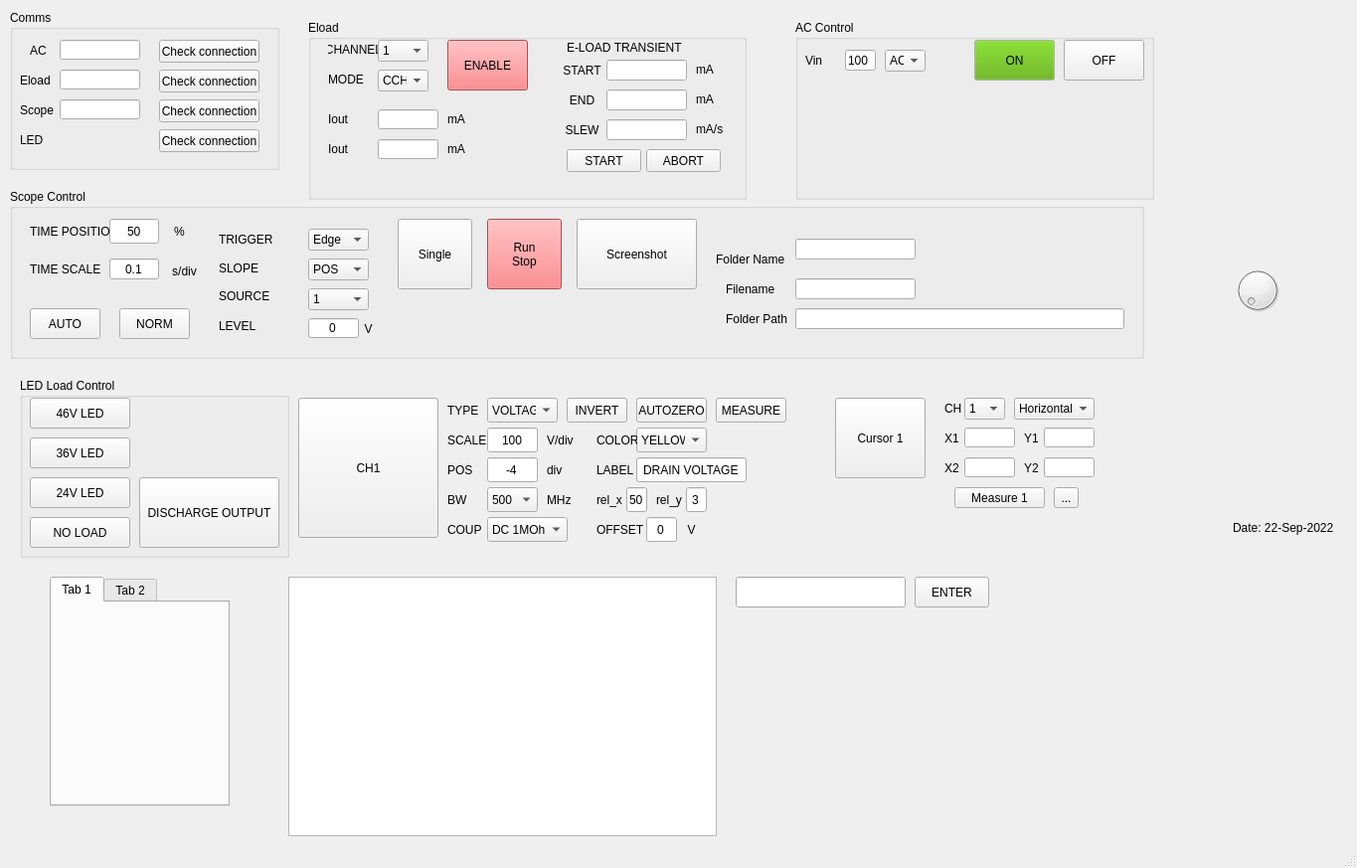
<?xml version="1.0" encoding="UTF-8"?>
<ui version="4.0">
 <class>MainWindow</class>
 <widget class="QMainWindow" name="MainWindow">
  <property name="geometry">
   <rect>
    <x>0</x>
    <y>0</y>
    <width>1365</width>
    <height>873</height>
   </rect>
  </property>
  <property name="windowTitle">
   <string>MainWindow</string>
  </property>
  <property name="autoFillBackground">
   <bool>true</bool>
  </property>
  <property name="styleSheet">
   <string notr="true"/>
  </property>
  <widget class="QWidget" name="centralwidget">
   <widget class="QLabel" name="date_label">
    <property name="geometry">
     <rect>
      <x>1240</x>
      <y>520</y>
      <width>101</width>
      <height>21</height>
     </rect>
    </property>
    <property name="text">
     <string>Date: 22-Sep-2022</string>
    </property>
   </widget>
   <widget class="QLabel" name="logo_label">
    <property name="geometry">
     <rect>
      <x>1140</x>
      <y>450</y>
      <width>201</width>
      <height>71</height>
     </rect>
    </property>
    <property name="styleSheet">
     <string notr="true"/>
    </property>
    <property name="text">
     <string/>
    </property>
    <property name="pixmap">
     <pixmap resource="logo.qrc">:/logo/pi-logo.png</pixmap>
    </property>
    <property name="scaledContents">
     <bool>true</bool>
    </property>
   </widget>
   <widget class="QGroupBox" name="led_control">
    <property name="geometry">
     <rect>
      <x>20</x>
      <y>380</y>
      <width>271</width>
      <height>181</height>
     </rect>
    </property>
    <property name="title">
     <string>LED Load Control</string>
    </property>
    <widget class="QPushButton" name="led_load_46V_button">
     <property name="geometry">
      <rect>
       <x>10</x>
       <y>20</y>
       <width>101</width>
       <height>31</height>
      </rect>
     </property>
     <property name="text">
      <string>46V LED</string>
     </property>
    </widget>
    <widget class="QPushButton" name="led_load_36V_button">
     <property name="geometry">
      <rect>
       <x>10</x>
       <y>60</y>
       <width>101</width>
       <height>31</height>
      </rect>
     </property>
     <property name="text">
      <string>36V LED</string>
     </property>
    </widget>
    <widget class="QPushButton" name="led_load_24V_button">
     <property name="geometry">
      <rect>
       <x>10</x>
       <y>100</y>
       <width>101</width>
       <height>31</height>
      </rect>
     </property>
     <property name="text">
      <string>24V LED</string>
     </property>
    </widget>
    <widget class="QPushButton" name="led_load_NL_button">
     <property name="geometry">
      <rect>
       <x>10</x>
       <y>140</y>
       <width>101</width>
       <height>31</height>
      </rect>
     </property>
     <property name="text">
      <string>NO LOAD</string>
     </property>
    </widget>
    <widget class="QPushButton" name="discharge_output_button">
     <property name="geometry">
      <rect>
       <x>120</x>
       <y>100</y>
       <width>141</width>
       <height>71</height>
      </rect>
     </property>
     <property name="styleSheet">
      <string notr="true"/>
     </property>
     <property name="text">
      <string>DISCHARGE OUTPUT</string>
     </property>
    </widget>
   </widget>
   <widget class="QGroupBox" name="ac_control">
    <property name="geometry">
     <rect>
      <x>800</x>
      <y>20</y>
      <width>361</width>
      <height>181</height>
     </rect>
    </property>
    <property name="title">
     <string>AC Control</string>
    </property>
    <widget class="QLabel" name="vin_label">
     <property name="geometry">
      <rect>
       <x>10</x>
       <y>30</y>
       <width>41</width>
       <height>21</height>
      </rect>
     </property>
     <property name="text">
      <string>Vin</string>
     </property>
    </widget>
    <widget class="QLineEdit" name="ac_input_voltage_textbox">
     <property name="geometry">
      <rect>
       <x>50</x>
       <y>30</y>
       <width>31</width>
       <height>21</height>
      </rect>
     </property>
     <property name="layoutDirection">
      <enum>Qt::LeftToRight</enum>
     </property>
     <property name="text">
      <string>100</string>
     </property>
    </widget>
    <widget class="QPushButton" name="ac_on_button">
     <property name="geometry">
      <rect>
       <x>180</x>
       <y>20</y>
       <width>81</width>
       <height>41</height>
      </rect>
     </property>
     <property name="palette">
      <palette>
       <active>
        <colorrole role="Button">
         <brush brushstyle="SolidPattern">
          <color alpha="255">
           <red>85</red>
           <green>170</green>
           <blue>0</blue>
          </color>
         </brush>
        </colorrole>
       </active>
       <inactive>
        <colorrole role="Button">
         <brush brushstyle="SolidPattern">
          <color alpha="255">
           <red>85</red>
           <green>170</green>
           <blue>0</blue>
          </color>
         </brush>
        </colorrole>
       </inactive>
       <disabled>
        <colorrole role="Button">
         <brush brushstyle="SolidPattern">
          <color alpha="255">
           <red>85</red>
           <green>170</green>
           <blue>0</blue>
          </color>
         </brush>
        </colorrole>
       </disabled>
      </palette>
     </property>
     <property name="text">
      <string>ON</string>
     </property>
    </widget>
    <widget class="QPushButton" name="ac_off_button">
     <property name="geometry">
      <rect>
       <x>270</x>
       <y>20</y>
       <width>81</width>
       <height>41</height>
      </rect>
     </property>
     <property name="text">
      <string>OFF</string>
     </property>
    </widget>
    <widget class="QComboBox" name="coupling_type_button">
     <property name="geometry">
      <rect>
       <x>90</x>
       <y>30</y>
       <width>41</width>
       <height>22</height>
      </rect>
     </property>
     <item>
      <property name="text">
       <string>AC</string>
      </property>
     </item>
     <item>
      <property name="text">
       <string>DC</string>
      </property>
     </item>
    </widget>
   </widget>
   <widget class="QGroupBox" name="eload_control">
    <property name="geometry">
     <rect>
      <x>310</x>
      <y>20</y>
      <width>441</width>
      <height>181</height>
     </rect>
    </property>
    <property name="title">
     <string>Eload</string>
    </property>
    <widget class="QComboBox" name="eload_mode_combobox">
     <property name="geometry">
      <rect>
       <x>70</x>
       <y>50</y>
       <width>51</width>
       <height>22</height>
      </rect>
     </property>
     <item>
      <property name="text">
       <string>CCH</string>
      </property>
     </item>
     <item>
      <property name="text">
       <string>CCDH</string>
      </property>
     </item>
     <item>
      <property name="text">
       <string>CCDL</string>
      </property>
     </item>
     <item>
      <property name="text">
       <string>CRDH</string>
      </property>
     </item>
     <item>
      <property name="text">
       <string>CRDL</string>
      </property>
     </item>
     <item>
      <property name="text">
       <string>CCL</string>
      </property>
     </item>
     <item>
      <property name="text">
       <string>CRH</string>
      </property>
     </item>
     <item>
      <property name="text">
       <string>CRL</string>
      </property>
     </item>
     <item>
      <property name="text">
       <string>LEDH</string>
      </property>
     </item>
     <item>
      <property name="text">
       <string>LEDL</string>
      </property>
     </item>
     <item>
      <property name="text">
       <string>CV</string>
      </property>
     </item>
    </widget>
    <widget class="QPushButton" name="eload_enable_button">
     <property name="geometry">
      <rect>
       <x>140</x>
       <y>20</y>
       <width>81</width>
       <height>51</height>
      </rect>
     </property>
     <property name="autoFillBackground">
      <bool>false</bool>
     </property>
     <property name="styleSheet">
      <string notr="true">QPushButton { background-color: rgb(255, 101, 104);
}</string>
     </property>
     <property name="text">
      <string>ENABLE</string>
     </property>
    </widget>
    <widget class="QLabel" name="eload_mode_label">
     <property name="geometry">
      <rect>
       <x>20</x>
       <y>50</y>
       <width>51</width>
       <height>20</height>
      </rect>
     </property>
     <property name="text">
      <string>MODE</string>
     </property>
     <property name="alignment">
      <set>Qt::AlignLeading|Qt::AlignLeft|Qt::AlignVCenter</set>
     </property>
    </widget>
    <widget class="QLabel" name="eload_iout_unit_label">
     <property name="geometry">
      <rect>
       <x>140</x>
       <y>90</y>
       <width>51</width>
       <height>20</height>
      </rect>
     </property>
     <property name="text">
      <string>mA</string>
     </property>
    </widget>
    <widget class="QLabel" name="eload_channel_label">
     <property name="geometry">
      <rect>
       <x>20</x>
       <y>20</y>
       <width>51</width>
       <height>20</height>
      </rect>
     </property>
     <property name="text">
      <string>CHANNEL</string>
     </property>
     <property name="alignment">
      <set>Qt::AlignCenter</set>
     </property>
    </widget>
    <widget class="QLabel" name="eload_iout_label">
     <property name="geometry">
      <rect>
       <x>20</x>
       <y>90</y>
       <width>51</width>
       <height>20</height>
      </rect>
     </property>
     <property name="text">
      <string>Iout</string>
     </property>
    </widget>
    <widget class="QLineEdit" name="eload_iout_textbox">
     <property name="geometry">
      <rect>
       <x>70</x>
       <y>90</y>
       <width>61</width>
       <height>20</height>
      </rect>
     </property>
    </widget>
    <widget class="QLabel" name="eload_iout_label_1">
     <property name="geometry">
      <rect>
       <x>20</x>
       <y>120</y>
       <width>51</width>
       <height>20</height>
      </rect>
     </property>
     <property name="text">
      <string>Iout</string>
     </property>
    </widget>
    <widget class="QLineEdit" name="eload_iout_textbox_1">
     <property name="geometry">
      <rect>
       <x>70</x>
       <y>120</y>
       <width>61</width>
       <height>20</height>
      </rect>
     </property>
    </widget>
    <widget class="QLabel" name="eload_iout_unit_label_1">
     <property name="geometry">
      <rect>
       <x>140</x>
       <y>120</y>
       <width>51</width>
       <height>20</height>
      </rect>
     </property>
     <property name="text">
      <string>mA</string>
     </property>
    </widget>
    <widget class="QComboBox" name="eload_channel_combobox">
     <property name="geometry">
      <rect>
       <x>70</x>
       <y>20</y>
       <width>51</width>
       <height>22</height>
      </rect>
     </property>
     <item>
      <property name="text">
       <string>1</string>
      </property>
     </item>
     <item>
      <property name="text">
       <string>2</string>
      </property>
     </item>
     <item>
      <property name="text">
       <string>3</string>
      </property>
     </item>
     <item>
      <property name="text">
       <string>4</string>
      </property>
     </item>
     <item>
      <property name="text">
       <string>5</string>
      </property>
     </item>
     <item>
      <property name="text">
       <string>6</string>
      </property>
     </item>
     <item>
      <property name="text">
       <string>7</string>
      </property>
     </item>
     <item>
      <property name="text">
       <string>8</string>
      </property>
     </item>
    </widget>
    <widget class="QLabel" name="eload_iout_unit_label_4">
     <property name="geometry">
      <rect>
       <x>390</x>
       <y>100</y>
       <width>51</width>
       <height>20</height>
      </rect>
     </property>
     <property name="text">
      <string>mA/s</string>
     </property>
    </widget>
    <widget class="QLabel" name="label_12">
     <property name="geometry">
      <rect>
       <x>250</x>
       <y>40</y>
       <width>51</width>
       <height>21</height>
      </rect>
     </property>
     <property name="text">
      <string>START</string>
     </property>
     <property name="alignment">
      <set>Qt::AlignCenter</set>
     </property>
    </widget>
    <widget class="QLabel" name="label_15">
     <property name="geometry">
      <rect>
       <x>260</x>
       <y>20</y>
       <width>121</width>
       <height>16</height>
      </rect>
     </property>
     <property name="text">
      <string>E-LOAD TRANSIENT</string>
     </property>
    </widget>
    <widget class="QPushButton" name="pushButton_2">
     <property name="geometry">
      <rect>
       <x>260</x>
       <y>130</y>
       <width>75</width>
       <height>23</height>
      </rect>
     </property>
     <property name="text">
      <string>START</string>
     </property>
    </widget>
    <widget class="QLineEdit" name="lineEdit_7">
     <property name="geometry">
      <rect>
       <x>300</x>
       <y>100</y>
       <width>81</width>
       <height>21</height>
      </rect>
     </property>
    </widget>
    <widget class="QLabel" name="eload_iout_unit_label_2">
     <property name="geometry">
      <rect>
       <x>390</x>
       <y>40</y>
       <width>51</width>
       <height>20</height>
      </rect>
     </property>
     <property name="text">
      <string>mA</string>
     </property>
    </widget>
    <widget class="QLabel" name="eload_iout_unit_label_3">
     <property name="geometry">
      <rect>
       <x>390</x>
       <y>70</y>
       <width>51</width>
       <height>20</height>
      </rect>
     </property>
     <property name="text">
      <string>mA</string>
     </property>
    </widget>
    <widget class="QLineEdit" name="lineEdit_5">
     <property name="geometry">
      <rect>
       <x>300</x>
       <y>40</y>
       <width>81</width>
       <height>21</height>
      </rect>
     </property>
    </widget>
    <widget class="QLineEdit" name="lineEdit_6">
     <property name="geometry">
      <rect>
       <x>300</x>
       <y>70</y>
       <width>81</width>
       <height>21</height>
      </rect>
     </property>
    </widget>
    <widget class="QLabel" name="label_14">
     <property name="geometry">
      <rect>
       <x>250</x>
       <y>100</y>
       <width>51</width>
       <height>21</height>
      </rect>
     </property>
     <property name="text">
      <string>SLEW</string>
     </property>
     <property name="alignment">
      <set>Qt::AlignCenter</set>
     </property>
    </widget>
    <widget class="QPushButton" name="pushButton_5">
     <property name="geometry">
      <rect>
       <x>340</x>
       <y>130</y>
       <width>75</width>
       <height>23</height>
      </rect>
     </property>
     <property name="text">
      <string>ABORT</string>
     </property>
    </widget>
    <widget class="QLabel" name="label_13">
     <property name="geometry">
      <rect>
       <x>250</x>
       <y>70</y>
       <width>51</width>
       <height>21</height>
      </rect>
     </property>
     <property name="text">
      <string>END</string>
     </property>
     <property name="alignment">
      <set>Qt::AlignCenter</set>
     </property>
    </widget>
   </widget>
   <widget class="QGroupBox" name="comms_box">
    <property name="geometry">
     <rect>
      <x>10</x>
      <y>10</y>
      <width>271</width>
      <height>161</height>
     </rect>
    </property>
    <property name="title">
     <string>Comms</string>
    </property>
    <widget class="QPushButton" name="comms_ac_button">
     <property name="geometry">
      <rect>
       <x>150</x>
       <y>30</y>
       <width>101</width>
       <height>23</height>
      </rect>
     </property>
     <property name="text">
      <string>Check connection</string>
     </property>
    </widget>
    <widget class="QLineEdit" name="eload_address_textbox">
     <property name="geometry">
      <rect>
       <x>50</x>
       <y>60</y>
       <width>81</width>
       <height>20</height>
      </rect>
     </property>
     <property name="alignment">
      <set>Qt::AlignCenter</set>
     </property>
    </widget>
    <widget class="QPushButton" name="comms_eload_button">
     <property name="geometry">
      <rect>
       <x>150</x>
       <y>60</y>
       <width>101</width>
       <height>23</height>
      </rect>
     </property>
     <property name="text">
      <string>Check connection</string>
     </property>
    </widget>
    <widget class="QLabel" name="ac_address_label">
     <property name="geometry">
      <rect>
       <x>20</x>
       <y>30</y>
       <width>31</width>
       <height>21</height>
      </rect>
     </property>
     <property name="text">
      <string>AC</string>
     </property>
    </widget>
    <widget class="QPushButton" name="comms_scope_button">
     <property name="geometry">
      <rect>
       <x>150</x>
       <y>90</y>
       <width>101</width>
       <height>23</height>
      </rect>
     </property>
     <property name="text">
      <string>Check connection</string>
     </property>
    </widget>
    <widget class="QLabel" name="eload_address_label">
     <property name="geometry">
      <rect>
       <x>10</x>
       <y>60</y>
       <width>41</width>
       <height>21</height>
      </rect>
     </property>
     <property name="text">
      <string>Eload</string>
     </property>
    </widget>
    <widget class="QLineEdit" name="scope_address_textbox">
     <property name="geometry">
      <rect>
       <x>50</x>
       <y>90</y>
       <width>81</width>
       <height>20</height>
      </rect>
     </property>
     <property name="alignment">
      <set>Qt::AlignCenter</set>
     </property>
    </widget>
    <widget class="QLabel" name="scope_address_label">
     <property name="geometry">
      <rect>
       <x>10</x>
       <y>90</y>
       <width>41</width>
       <height>21</height>
      </rect>
     </property>
     <property name="text">
      <string>Scope</string>
     </property>
    </widget>
    <widget class="QLineEdit" name="ac_address_textbox">
     <property name="geometry">
      <rect>
       <x>50</x>
       <y>30</y>
       <width>81</width>
       <height>20</height>
      </rect>
     </property>
     <property name="alignment">
      <set>Qt::AlignCenter</set>
     </property>
    </widget>
    <widget class="QLabel" name="led_address_label">
     <property name="geometry">
      <rect>
       <x>10</x>
       <y>120</y>
       <width>41</width>
       <height>21</height>
      </rect>
     </property>
     <property name="text">
      <string>LED</string>
     </property>
    </widget>
    <widget class="QPushButton" name="comms_led_button">
     <property name="geometry">
      <rect>
       <x>150</x>
       <y>120</y>
       <width>101</width>
       <height>23</height>
      </rect>
     </property>
     <property name="text">
      <string>Check connection</string>
     </property>
    </widget>
   </widget>
   <widget class="QGroupBox" name="scope_control">
    <property name="geometry">
     <rect>
      <x>10</x>
      <y>190</y>
      <width>1141</width>
      <height>171</height>
     </rect>
    </property>
    <property name="title">
     <string>Scope Control</string>
    </property>
    <widget class="QLabel" name="time_scale_label">
     <property name="geometry">
      <rect>
       <x>20</x>
       <y>70</y>
       <width>81</width>
       <height>21</height>
      </rect>
     </property>
     <property name="text">
      <string>TIME SCALE</string>
     </property>
    </widget>
    <widget class="QLineEdit" name="time_scale_textbox">
     <property name="geometry">
      <rect>
       <x>100</x>
       <y>70</y>
       <width>50</width>
       <height>21</height>
      </rect>
     </property>
     <property name="text">
      <string>0.1</string>
     </property>
     <property name="alignment">
      <set>Qt::AlignCenter</set>
     </property>
    </widget>
    <widget class="QLabel" name="time_postion_label">
     <property name="geometry">
      <rect>
       <x>20</x>
       <y>30</y>
       <width>81</width>
       <height>25</height>
      </rect>
     </property>
     <property name="text">
      <string>TIME POSITION</string>
     </property>
    </widget>
    <widget class="QComboBox" name="trigger_type_combobox">
     <property name="geometry">
      <rect>
       <x>300</x>
       <y>40</y>
       <width>61</width>
       <height>22</height>
      </rect>
     </property>
     <item>
      <property name="text">
       <string>Edge</string>
      </property>
     </item>
    </widget>
    <widget class="QLabel" name="filename_label">
     <property name="geometry">
      <rect>
       <x>720</x>
       <y>90</y>
       <width>71</width>
       <height>21</height>
      </rect>
     </property>
     <property name="text">
      <string>Filename</string>
     </property>
    </widget>
    <widget class="QComboBox" name="trigger_edge_combobox">
     <property name="geometry">
      <rect>
       <x>300</x>
       <y>70</y>
       <width>61</width>
       <height>22</height>
      </rect>
     </property>
     <item>
      <property name="text">
       <string>POS</string>
      </property>
     </item>
     <item>
      <property name="text">
       <string>EITH</string>
      </property>
     </item>
     <item>
      <property name="text">
       <string>NEG</string>
      </property>
     </item>
    </widget>
    <widget class="QLabel" name="folder_path_label">
     <property name="geometry">
      <rect>
       <x>720</x>
       <y>120</y>
       <width>71</width>
       <height>21</height>
      </rect>
     </property>
     <property name="text">
      <string>Folder Path</string>
     </property>
    </widget>
    <widget class="QPushButton" name="scope_single_button">
     <property name="geometry">
      <rect>
       <x>390</x>
       <y>30</y>
       <width>75</width>
       <height>71</height>
      </rect>
     </property>
     <property name="text">
      <string>Single</string>
     </property>
    </widget>
    <widget class="QPushButton" name="scope_screenshot_button">
     <property name="geometry">
      <rect>
       <x>570</x>
       <y>30</y>
       <width>121</width>
       <height>71</height>
      </rect>
     </property>
     <property name="styleSheet">
      <string notr="true">QPushButton {url(:/logo/screenshot-logo.png)}</string>
     </property>
     <property name="text">
      <string>Screenshot</string>
     </property>
     <property name="flat">
      <bool>false</bool>
     </property>
    </widget>
    <widget class="QLineEdit" name="folder_path_textbox">
     <property name="geometry">
      <rect>
       <x>790</x>
       <y>120</y>
       <width>331</width>
       <height>21</height>
      </rect>
     </property>
    </widget>
    <widget class="QComboBox" name="trigger_channel_combobox">
     <property name="geometry">
      <rect>
       <x>300</x>
       <y>100</y>
       <width>61</width>
       <height>22</height>
      </rect>
     </property>
     <property name="layoutDirection">
      <enum>Qt::LeftToRight</enum>
     </property>
     <item>
      <property name="text">
       <string>1</string>
      </property>
     </item>
     <item>
      <property name="text">
       <string>2</string>
      </property>
     </item>
     <item>
      <property name="text">
       <string>3</string>
      </property>
     </item>
     <item>
      <property name="text">
       <string>4</string>
      </property>
     </item>
    </widget>
    <widget class="QPushButton" name="scope_norm_button">
     <property name="geometry">
      <rect>
       <x>110</x>
       <y>120</y>
       <width>71</width>
       <height>31</height>
      </rect>
     </property>
     <property name="text">
      <string>NORM</string>
     </property>
    </widget>
    <widget class="QPushButton" name="scope_run_stop_button">
     <property name="geometry">
      <rect>
       <x>480</x>
       <y>30</y>
       <width>75</width>
       <height>71</height>
      </rect>
     </property>
     <property name="styleSheet">
      <string notr="true">QPushButton { background-color: rgb(255, 101, 104);
}</string>
     </property>
     <property name="text">
      <string>Run
Stop</string>
     </property>
    </widget>
    <widget class="QLabel" name="trigger_level_label">
     <property name="geometry">
      <rect>
       <x>210</x>
       <y>130</y>
       <width>71</width>
       <height>16</height>
      </rect>
     </property>
     <property name="text">
      <string>LEVEL</string>
     </property>
    </widget>
    <widget class="QLabel" name="trigger_type_label">
     <property name="geometry">
      <rect>
       <x>210</x>
       <y>40</y>
       <width>71</width>
       <height>21</height>
      </rect>
     </property>
     <property name="text">
      <string>TRIGGER</string>
     </property>
    </widget>
    <widget class="QLineEdit" name="foldername_textbox">
     <property name="geometry">
      <rect>
       <x>790</x>
       <y>50</y>
       <width>121</width>
       <height>21</height>
      </rect>
     </property>
    </widget>
    <widget class="QLineEdit" name="filename_textbox">
     <property name="geometry">
      <rect>
       <x>790</x>
       <y>90</y>
       <width>121</width>
       <height>21</height>
      </rect>
     </property>
    </widget>
    <widget class="QLabel" name="trigger_channel_label">
     <property name="geometry">
      <rect>
       <x>210</x>
       <y>100</y>
       <width>81</width>
       <height>16</height>
      </rect>
     </property>
     <property name="text">
      <string>SOURCE</string>
     </property>
    </widget>
    <widget class="QLabel" name="trigger_edge_label">
     <property name="geometry">
      <rect>
       <x>210</x>
       <y>70</y>
       <width>81</width>
       <height>20</height>
      </rect>
     </property>
     <property name="text">
      <string>SLOPE</string>
     </property>
    </widget>
    <widget class="QLineEdit" name="trigger_level_textbox">
     <property name="geometry">
      <rect>
       <x>300</x>
       <y>130</y>
       <width>51</width>
       <height>20</height>
      </rect>
     </property>
     <property name="text">
      <string>0</string>
     </property>
     <property name="alignment">
      <set>Qt::AlignCenter</set>
     </property>
    </widget>
    <widget class="QLabel" name="foldername_label">
     <property name="geometry">
      <rect>
       <x>710</x>
       <y>60</y>
       <width>71</width>
       <height>21</height>
      </rect>
     </property>
     <property name="text">
      <string>Folder Name</string>
     </property>
    </widget>
    <widget class="QPushButton" name="scope_auto_button">
     <property name="geometry">
      <rect>
       <x>20</x>
       <y>120</y>
       <width>71</width>
       <height>31</height>
      </rect>
     </property>
     <property name="text">
      <string>AUTO</string>
     </property>
    </widget>
    <widget class="QLabel" name="label_9">
     <property name="geometry">
      <rect>
       <x>160</x>
       <y>30</y>
       <width>21</width>
       <height>25</height>
      </rect>
     </property>
     <property name="text">
      <string>%</string>
     </property>
     <property name="alignment">
      <set>Qt::AlignCenter</set>
     </property>
    </widget>
    <widget class="QLabel" name="label_10">
     <property name="geometry">
      <rect>
       <x>160</x>
       <y>70</y>
       <width>31</width>
       <height>25</height>
      </rect>
     </property>
     <property name="text">
      <string>s/div</string>
     </property>
     <property name="alignment">
      <set>Qt::AlignCenter</set>
     </property>
    </widget>
    <widget class="QLabel" name="label_11">
     <property name="geometry">
      <rect>
       <x>350</x>
       <y>130</y>
       <width>21</width>
       <height>21</height>
      </rect>
     </property>
     <property name="text">
      <string>V</string>
     </property>
     <property name="alignment">
      <set>Qt::AlignCenter</set>
     </property>
    </widget>
    <widget class="QLineEdit" name="time_position_textbox">
     <property name="geometry">
      <rect>
       <x>100</x>
       <y>30</y>
       <width>50</width>
       <height>25</height>
      </rect>
     </property>
     <property name="text">
      <string>50</string>
     </property>
     <property name="alignment">
      <set>Qt::AlignCenter</set>
     </property>
    </widget>
   </widget>
   <widget class="QToolButton" name="setting">
    <property name="geometry">
     <rect>
      <x>1060</x>
      <y>490</y>
      <width>25</width>
      <height>21</height>
     </rect>
    </property>
    <property name="text">
     <string>...</string>
    </property>
   </widget>
   <widget class="QLabel" name="ch1_rel_y_label">
    <property name="geometry">
     <rect>
      <x>660</x>
      <y>490</y>
      <width>31</width>
      <height>25</height>
     </rect>
    </property>
    <property name="text">
     <string>rel_y</string>
    </property>
   </widget>
   <widget class="QLineEdit" name="ch1_scale_textbox">
    <property name="geometry">
     <rect>
      <x>490</x>
      <y>430</y>
      <width>51</width>
      <height>25</height>
     </rect>
    </property>
    <property name="text">
     <string>100</string>
    </property>
    <property name="alignment">
     <set>Qt::AlignCenter</set>
    </property>
   </widget>
   <widget class="QLabel" name="label_5">
    <property name="geometry">
     <rect>
      <x>950</x>
      <y>400</y>
      <width>21</width>
      <height>21</height>
     </rect>
    </property>
    <property name="text">
     <string>CH</string>
    </property>
   </widget>
   <widget class="QLabel" name="label_6">
    <property name="geometry">
     <rect>
      <x>550</x>
      <y>430</y>
      <width>31</width>
      <height>25</height>
     </rect>
    </property>
    <property name="layoutDirection">
     <enum>Qt::LeftToRight</enum>
    </property>
    <property name="text">
     <string>V/div</string>
    </property>
    <property name="alignment">
     <set>Qt::AlignLeading|Qt::AlignLeft|Qt::AlignVCenter</set>
    </property>
   </widget>
   <widget class="QLineEdit" name="ch1_position_textbox">
    <property name="geometry">
     <rect>
      <x>490</x>
      <y>460</y>
      <width>51</width>
      <height>25</height>
     </rect>
    </property>
    <property name="text">
     <string>-4</string>
    </property>
    <property name="alignment">
     <set>Qt::AlignCenter</set>
    </property>
   </widget>
   <widget class="QLabel" name="label_3">
    <property name="geometry">
     <rect>
      <x>1030</x>
      <y>460</y>
      <width>21</width>
      <height>21</height>
     </rect>
    </property>
    <property name="text">
     <string>Y2</string>
    </property>
   </widget>
   <widget class="QLabel" name="ch1_bandwidth_label">
    <property name="geometry">
     <rect>
      <x>450</x>
      <y>490</y>
      <width>41</width>
      <height>25</height>
     </rect>
    </property>
    <property name="text">
     <string>BW</string>
    </property>
   </widget>
   <widget class="QLabel" name="label">
    <property name="geometry">
     <rect>
      <x>950</x>
      <y>430</y>
      <width>21</width>
      <height>21</height>
     </rect>
    </property>
    <property name="text">
     <string>X1</string>
    </property>
   </widget>
   <widget class="QLabel" name="ch1_position_label">
    <property name="geometry">
     <rect>
      <x>450</x>
      <y>460</y>
      <width>41</width>
      <height>25</height>
     </rect>
    </property>
    <property name="text">
     <string>POS</string>
    </property>
   </widget>
   <widget class="QComboBox" name="comboBox">
    <property name="geometry">
     <rect>
      <x>970</x>
      <y>400</y>
      <width>41</width>
      <height>22</height>
     </rect>
    </property>
    <item>
     <property name="text">
      <string>1</string>
     </property>
    </item>
    <item>
     <property name="text">
      <string>2</string>
     </property>
    </item>
    <item>
     <property name="text">
      <string>3</string>
     </property>
    </item>
    <item>
     <property name="text">
      <string>4</string>
     </property>
    </item>
   </widget>
   <widget class="QLabel" name="ch1_probe_type">
    <property name="geometry">
     <rect>
      <x>450</x>
      <y>400</y>
      <width>41</width>
      <height>25</height>
     </rect>
    </property>
    <property name="text">
     <string>TYPE</string>
    </property>
   </widget>
   <widget class="QPushButton" name="pushButton_3">
    <property name="geometry">
     <rect>
      <x>840</x>
      <y>400</y>
      <width>91</width>
      <height>81</height>
     </rect>
    </property>
    <property name="text">
     <string>Cursor 1</string>
    </property>
   </widget>
   <widget class="QLabel" name="ch1_coupling_label">
    <property name="geometry">
     <rect>
      <x>450</x>
      <y>520</y>
      <width>41</width>
      <height>25</height>
     </rect>
    </property>
    <property name="text">
     <string>COUP</string>
    </property>
   </widget>
   <widget class="QLabel" name="ch1_bandwidth_unit">
    <property name="geometry">
     <rect>
      <x>550</x>
      <y>490</y>
      <width>31</width>
      <height>25</height>
     </rect>
    </property>
    <property name="text">
     <string>MHz</string>
    </property>
   </widget>
   <widget class="QComboBox" name="ch1_bandwidth_combobox">
    <property name="geometry">
     <rect>
      <x>490</x>
      <y>490</y>
      <width>51</width>
      <height>25</height>
     </rect>
    </property>
    <item>
     <property name="text">
      <string>500</string>
     </property>
    </item>
    <item>
     <property name="text">
      <string>200</string>
     </property>
    </item>
    <item>
     <property name="text">
      <string>20</string>
     </property>
    </item>
   </widget>
   <widget class="QLineEdit" name="lineEdit_4">
    <property name="geometry">
     <rect>
      <x>1050</x>
      <y>460</y>
      <width>51</width>
      <height>20</height>
     </rect>
    </property>
   </widget>
   <widget class="QComboBox" name="ch1_color_combobox">
    <property name="geometry">
     <rect>
      <x>640</x>
      <y>430</y>
      <width>71</width>
      <height>25</height>
     </rect>
    </property>
    <item>
     <property name="text">
      <string>YELLOW</string>
     </property>
    </item>
    <item>
     <property name="text">
      <string>LIGHT_BLUE</string>
     </property>
    </item>
    <item>
     <property name="text">
      <string>PINK</string>
     </property>
    </item>
    <item>
     <property name="text">
      <string>GREEN</string>
     </property>
    </item>
    <item>
     <property name="text">
      <string>BLUE</string>
     </property>
    </item>
    <item>
     <property name="text">
      <string>ORANGE</string>
     </property>
    </item>
   </widget>
   <widget class="QLabel" name="label_7">
    <property name="geometry">
     <rect>
      <x>550</x>
      <y>460</y>
      <width>31</width>
      <height>25</height>
     </rect>
    </property>
    <property name="layoutDirection">
     <enum>Qt::LeftToRight</enum>
    </property>
    <property name="text">
     <string>div</string>
    </property>
    <property name="alignment">
     <set>Qt::AlignLeading|Qt::AlignLeft|Qt::AlignVCenter</set>
    </property>
   </widget>
   <widget class="QLabel" name="ch1_label_label">
    <property name="geometry">
     <rect>
      <x>600</x>
      <y>460</y>
      <width>41</width>
      <height>25</height>
     </rect>
    </property>
    <property name="text">
     <string>LABEL</string>
    </property>
   </widget>
   <widget class="QPushButton" name="ch1_autozero_button">
    <property name="geometry">
     <rect>
      <x>640</x>
      <y>400</y>
      <width>71</width>
      <height>25</height>
     </rect>
    </property>
    <property name="text">
     <string>AUTOZERO</string>
    </property>
   </widget>
   <widget class="QLineEdit" name="lineEdit">
    <property name="geometry">
     <rect>
      <x>970</x>
      <y>430</y>
      <width>51</width>
      <height>20</height>
     </rect>
    </property>
   </widget>
   <widget class="QComboBox" name="ch1_coupling_combobox">
    <property name="geometry">
     <rect>
      <x>490</x>
      <y>520</y>
      <width>81</width>
      <height>25</height>
     </rect>
    </property>
    <item>
     <property name="text">
      <string>DC 1MOhms</string>
     </property>
    </item>
    <item>
     <property name="text">
      <string>AC</string>
     </property>
    </item>
    <item>
     <property name="text">
      <string>DC</string>
     </property>
    </item>
   </widget>
   <widget class="QLabel" name="ch1_offset_label">
    <property name="geometry">
     <rect>
      <x>600</x>
      <y>520</y>
      <width>51</width>
      <height>25</height>
     </rect>
    </property>
    <property name="text">
     <string>OFFSET</string>
    </property>
   </widget>
   <widget class="QLabel" name="label_4">
    <property name="geometry">
     <rect>
      <x>1030</x>
      <y>430</y>
      <width>21</width>
      <height>21</height>
     </rect>
    </property>
    <property name="text">
     <string>Y1</string>
    </property>
   </widget>
   <widget class="QLineEdit" name="lineEdit_3">
    <property name="geometry">
     <rect>
      <x>1050</x>
      <y>430</y>
      <width>51</width>
      <height>20</height>
     </rect>
    </property>
   </widget>
   <widget class="QPushButton" name="ch1_invert_button">
    <property name="geometry">
     <rect>
      <x>570</x>
      <y>400</y>
      <width>61</width>
      <height>25</height>
     </rect>
    </property>
    <property name="text">
     <string>INVERT</string>
    </property>
   </widget>
   <widget class="QLabel" name="ch1_scale_label">
    <property name="geometry">
     <rect>
      <x>450</x>
      <y>430</y>
      <width>41</width>
      <height>25</height>
     </rect>
    </property>
    <property name="text">
     <string>SCALE</string>
    </property>
   </widget>
   <widget class="QLabel" name="ch1_rel_x_label">
    <property name="geometry">
     <rect>
      <x>600</x>
      <y>490</y>
      <width>31</width>
      <height>25</height>
     </rect>
    </property>
    <property name="text">
     <string>rel_x</string>
    </property>
   </widget>
   <widget class="QLineEdit" name="lineEdit_2">
    <property name="geometry">
     <rect>
      <x>970</x>
      <y>460</y>
      <width>51</width>
      <height>20</height>
     </rect>
    </property>
   </widget>
   <widget class="QLabel" name="ch1_color_label">
    <property name="geometry">
     <rect>
      <x>600</x>
      <y>430</y>
      <width>41</width>
      <height>25</height>
     </rect>
    </property>
    <property name="text">
     <string>COLOR</string>
    </property>
   </widget>
   <widget class="QPushButton" name="ch1_measure_button">
    <property name="geometry">
     <rect>
      <x>720</x>
      <y>400</y>
      <width>71</width>
      <height>25</height>
     </rect>
    </property>
    <property name="text">
     <string>MEASURE</string>
    </property>
   </widget>
   <widget class="QPushButton" name="pushButton_4">
    <property name="geometry">
     <rect>
      <x>960</x>
      <y>490</y>
      <width>91</width>
      <height>21</height>
     </rect>
    </property>
    <property name="text">
     <string>Measure 1</string>
    </property>
   </widget>
   <widget class="QLabel" name="label_8">
    <property name="geometry">
     <rect>
      <x>685</x>
      <y>520</y>
      <width>21</width>
      <height>25</height>
     </rect>
    </property>
    <property name="layoutDirection">
     <enum>Qt::LeftToRight</enum>
    </property>
    <property name="text">
     <string>V</string>
    </property>
    <property name="alignment">
     <set>Qt::AlignCenter</set>
    </property>
   </widget>
   <widget class="QComboBox" name="ch1_color_combobox_2">
    <property name="geometry">
     <rect>
      <x>490</x>
      <y>400</y>
      <width>71</width>
      <height>25</height>
     </rect>
    </property>
    <item>
     <property name="text">
      <string>VOLTAGE</string>
     </property>
    </item>
    <item>
     <property name="text">
      <string>CURRENT</string>
     </property>
    </item>
   </widget>
   <widget class="QLineEdit" name="ch1_rel_x_textbox">
    <property name="geometry">
     <rect>
      <x>630</x>
      <y>490</y>
      <width>21</width>
      <height>25</height>
     </rect>
    </property>
    <property name="text">
     <string>50</string>
    </property>
    <property name="alignment">
     <set>Qt::AlignCenter</set>
    </property>
   </widget>
   <widget class="QComboBox" name="comboBox_2">
    <property name="geometry">
     <rect>
      <x>1020</x>
      <y>400</y>
      <width>81</width>
      <height>22</height>
     </rect>
    </property>
    <item>
     <property name="text">
      <string>Horizontal</string>
     </property>
    </item>
    <item>
     <property name="text">
      <string>Vertical</string>
     </property>
    </item>
    <item>
     <property name="text">
      <string>Paired</string>
     </property>
    </item>
   </widget>
   <widget class="QLabel" name="label_2">
    <property name="geometry">
     <rect>
      <x>950</x>
      <y>460</y>
      <width>21</width>
      <height>21</height>
     </rect>
    </property>
    <property name="text">
     <string>X2</string>
    </property>
   </widget>
   <widget class="QLineEdit" name="ch1_offset_textbox">
    <property name="geometry">
     <rect>
      <x>650</x>
      <y>520</y>
      <width>31</width>
      <height>25</height>
     </rect>
    </property>
    <property name="text">
     <string>0</string>
    </property>
    <property name="alignment">
     <set>Qt::AlignCenter</set>
    </property>
   </widget>
   <widget class="QLineEdit" name="ch1_rel_y_textbox">
    <property name="geometry">
     <rect>
      <x>690</x>
      <y>490</y>
      <width>21</width>
      <height>25</height>
     </rect>
    </property>
    <property name="text">
     <string>3</string>
    </property>
    <property name="alignment">
     <set>Qt::AlignCenter</set>
    </property>
   </widget>
   <widget class="QLineEdit" name="ch1_label_textbox">
    <property name="geometry">
     <rect>
      <x>640</x>
      <y>460</y>
      <width>111</width>
      <height>25</height>
     </rect>
    </property>
    <property name="text">
     <string>DRAIN VOLTAGE</string>
    </property>
    <property name="alignment">
     <set>Qt::AlignCenter</set>
    </property>
   </widget>
   <widget class="QPushButton" name="scope_channel_1_enable_button">
    <property name="geometry">
     <rect>
      <x>300</x>
      <y>400</y>
      <width>141</width>
      <height>141</height>
     </rect>
    </property>
    <property name="text">
     <string>CH1</string>
    </property>
   </widget>
   <widget class="QDial" name="dial">
    <property name="geometry">
     <rect>
      <x>1240</x>
      <y>260</y>
      <width>50</width>
      <height>64</height>
     </rect>
    </property>
   </widget>
   <widget class="QTabWidget" name="tabWidget">
    <property name="geometry">
     <rect>
      <x>50</x>
      <y>580</y>
      <width>181</width>
      <height>231</height>
     </rect>
    </property>
    <widget class="QWidget" name="tab">
     <attribute name="title">
      <string>Tab 1</string>
     </attribute>
    </widget>
    <widget class="QWidget" name="tab_2">
     <attribute name="title">
      <string>Tab 2</string>
     </attribute>
    </widget>
   </widget>
   <widget class="QPushButton" name="enter_button">
    <property name="geometry">
     <rect>
      <x>920</x>
      <y>580</y>
      <width>75</width>
      <height>31</height>
     </rect>
    </property>
    <property name="text">
     <string>ENTER</string>
    </property>
   </widget>
   <widget class="QTextBrowser" name="message">
    <property name="geometry">
     <rect>
      <x>290</x>
      <y>580</y>
      <width>431</width>
      <height>261</height>
     </rect>
    </property>
   </widget>
   <widget class="QLineEdit" name="user_input">
    <property name="geometry">
     <rect>
      <x>740</x>
      <y>580</y>
      <width>171</width>
      <height>31</height>
     </rect>
    </property>
   </widget>
  </widget>
  <widget class="QStatusBar" name="statusbar"/>
 </widget>
 <tabstops>
  <tabstop>trigger_level_textbox</tabstop>
  <tabstop>trigger_channel_combobox</tabstop>
  <tabstop>scope_run_stop_button</tabstop>
  <tabstop>scope_single_button</tabstop>
  <tabstop>ac_input_voltage_textbox</tabstop>
  <tabstop>ac_on_button</tabstop>
  <tabstop>ac_off_button</tabstop>
  <tabstop>scope_screenshot_button</tabstop>
  <tabstop>trigger_edge_combobox</tabstop>
  <tabstop>filename_textbox</tabstop>
  <tabstop>scope_auto_button</tabstop>
  <tabstop>scope_norm_button</tabstop>
  <tabstop>led_load_46V_button</tabstop>
  <tabstop>led_load_36V_button</tabstop>
  <tabstop>led_load_24V_button</tabstop>
  <tabstop>led_load_NL_button</tabstop>
  <tabstop>discharge_output_button</tabstop>
  <tabstop>folder_path_textbox</tabstop>
 </tabstops>
 <resources>
  <include location="logo.qrc"/>
 </resources>
 <connections/>
</ui>
